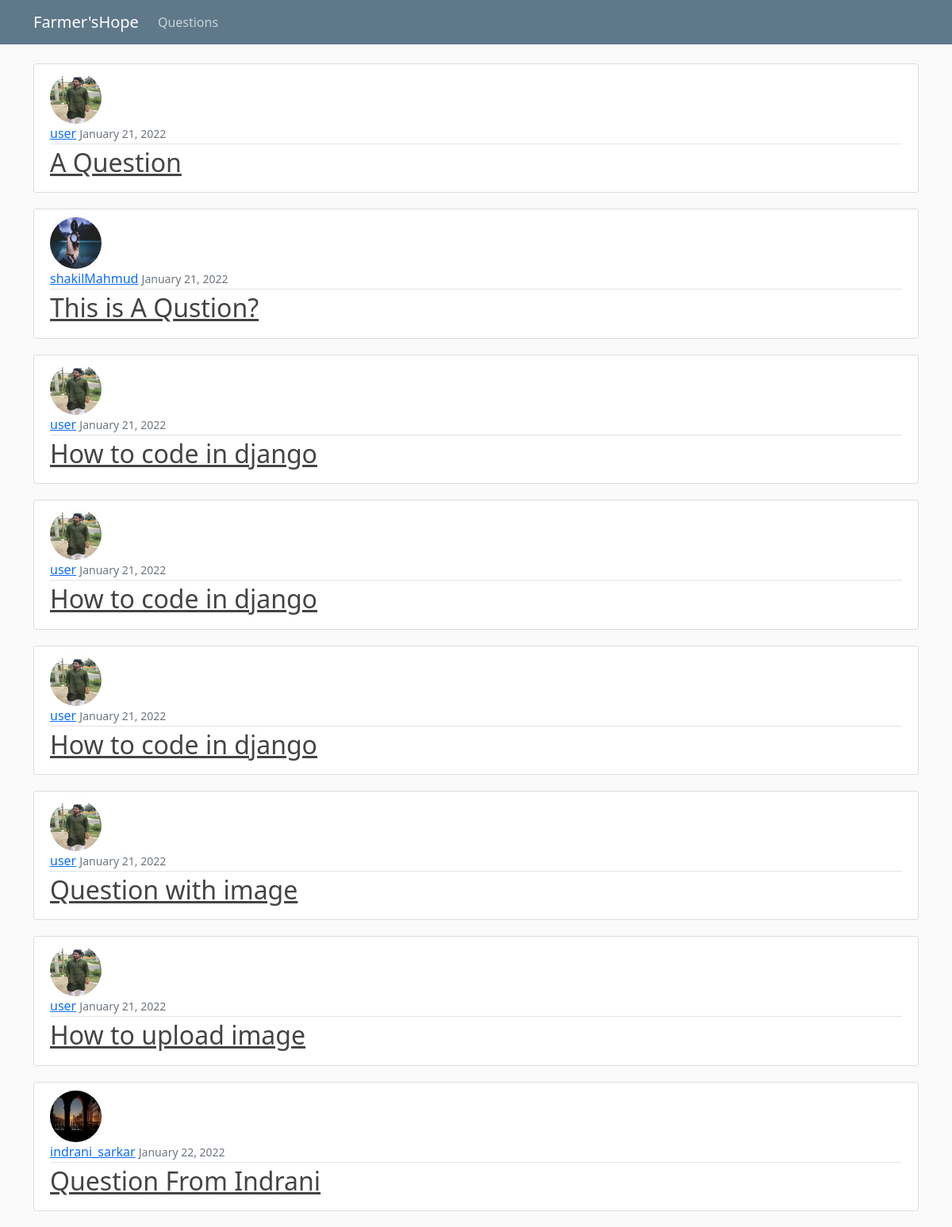
Screenshot of /qna_dashboard/ with the database file from the repository.
### QnA/models.py (models this page shows, shortened)
class Question(models.Model):
    author = models.ForeignKey(User, null=False, on_delete=models.CASCADE)
    title = models.CharField(max_length=200, null=False)
    body = models.TextField(null=True, blank=True)
    img = models.ImageField(upload_to='question/questionImage', null=True, blank=True)
    video = models.FileField(upload_to='question/questionVideo', null=True, blank=True,
                             validators=[
                                 FileExtensionValidator(allowed_extensions=['MOV', 'avi', 'mp4', 'webm', 'mkv'])])
    created_at = models.DateTimeField(auto_now_add=True)
    updated_at = models.DateTimeField(auto_now=True)

### Users/models.py (models this page shows, shortened)
class Profile(models.Model):
    user = models.OneToOneField(User, on_delete=models.CASCADE)
    image = models.ImageField(default='default.jpg', upload_to='profile_pics')

### QnA/views.py (the view)
# urls.py: path('', QuestionListView.as_view(), name='qna-dashboard'),
class QuestionListView(ListView):
    model = Question
    context_object_name = 'questions'

### QnA/templates/QnA/question_list.html
{% extends "QnA/base.html" %}
 {% block content %}
    {% for object in questions %}
    <article class="media content-section">
        <img class="rounded-circle article-img" src="{{ object.author.profile.image.url }}">
  <div class="media-body">
    <div class="article-metadata">
      <a class="mr-2" href="#">{{ object.author }}</a>
      <small class="text-muted">{{ object.created_at | date:"F d, Y"}}</small>
    </div>
    <h2><a class="article-title" href="{% url 'qna-detail' object.pk %}">{{ object.title }}</a></h2>
  </div>
</article>
    {% endfor %}
 {% endblock content %}

### BlogSupport/static/BlogSupport/main.css (style rules this page uses)
body { background: #fafafa; color: #333333; margin-top: 5rem; }
h1, h2, h3, h4, h5, h6 { color: #444444; }
.content-section { background: #ffffff; padding: 10px 20px; border: 1px solid #dddddd; border-radius: 3px; margin-bottom: 20px; }
.article-title { color: #444444; }
.article-img { height: 65px; width: 65px; margin-right: 16px; }
.article-metadata { padding-bottom: 1px; margin-bottom: 4px; border-bottom: 1px solid #e3e3e3; }

### rows the page displays
Question: author.profile.image (picture), author "user", created_at "January 21, 2022", title "A Question"
Question: author.profile.image (picture), author "shakilMahmud", created_at "January 21, 2022", title "This is A Qustion?"
Question: author.profile.image (picture), author "user", created_at "January 21, 2022", title "How to code in django"
Question: author.profile.image (picture), author "user", created_at "January 21, 2022", title "How to code in django"
Question: author.profile.image (picture), author "user", created_at "January 21, 2022", title "How to code in django"
Question: author.profile.image (picture), author "user", created_at "January 21, 2022", title "Question with image"
Question: author.profile.image (picture), author "user", created_at "January 21, 2022", title "How to upload image"
Question: author.profile.image (picture), author "indrani_sarkar", created_at "January 22, 2022", title "Question From Indrani"
